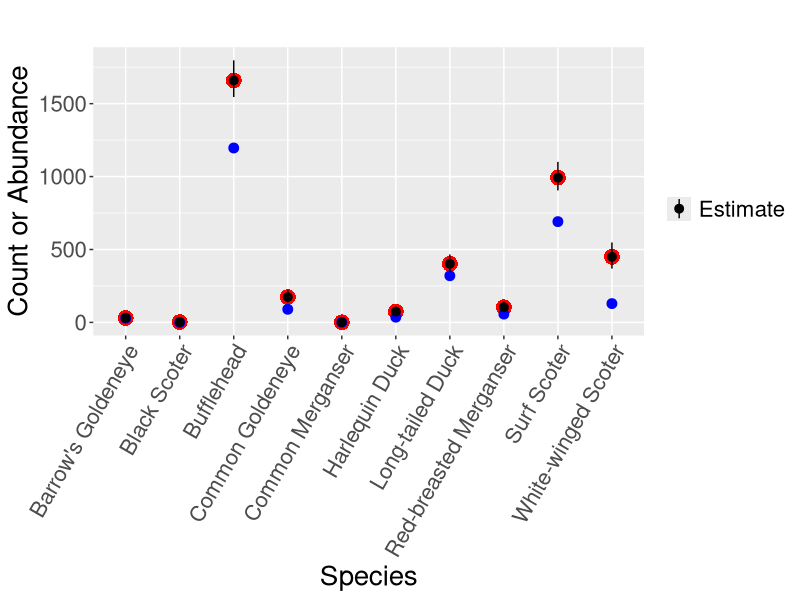

Reproduce this figure in R.
library(here)
library(ggplot2)

results <- read.csv(here("Results_Figure","Results.csv"),header = TRUE)
results <- as.data.frame(results)

ggplot() + 
geom_point(data = results, aes(x = Species, y = FF.Count, color = "Forward Facing"), shape=16, color="red", size=5) +
geom_point(data = results, aes(x = Species, y = Obs1.Count, color = "Observer"), color = "blue", size = 3) +
geom_pointrange(data = results, aes(x = Species, y = FF.Count, ymin=Obs1.L, ymax=Obs1.U, color = "Estimate"), size = 0.5)+
theme(text = element_text(size=20),axis.text.x = element_text(angle=60, hjust=1)) +
labs(title="",x ="Species", y = "Count or Abundance", color = "Legend")+
scale_color_manual(name='',
                  breaks=c('Forward Facing', 'Observer', 'Estimate'),
                  values=c('Estimate'='black', 'Forward Facing'='red', 'Observer'='blue'))
